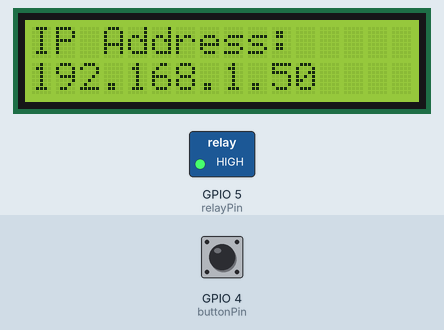
Bench run of a sketch on a simulated ESP32. On the bench: 16×2 character LCD, switched loads named in the sketch (green lamp = pin HIGH). Inputs (shaded band) come from the test bench; at power-on: GPIO 4 (buttonPin) HIGH. WiFi joins after 1.5 s; servers stay silent unless stated; what the sketch prints to the serial monitor is not drawn.

Above: at 1.7 s.
At 3.6 s:
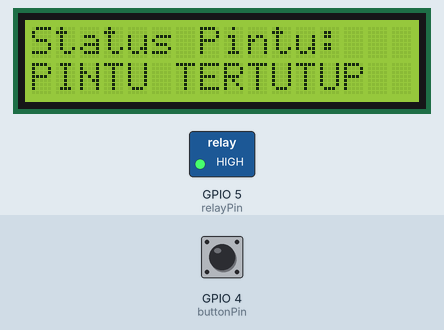
3.7 s: GPIO 4 (buttonPin) pulled LOW for 0.15 s
At 4.9 s:
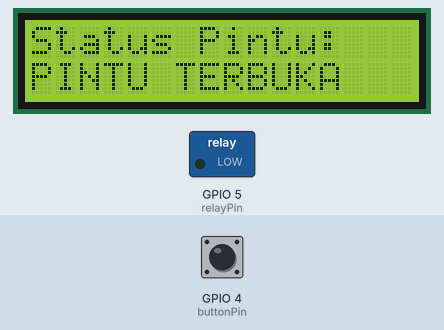
9.8 s: GPIO 4 (buttonPin) pulled LOW for 1 s
At 13.5 s:
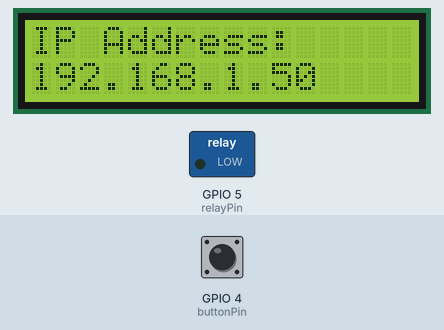
Timing chart, 0 to 16.4 s (numbered marks = the images above; inputs shaded):
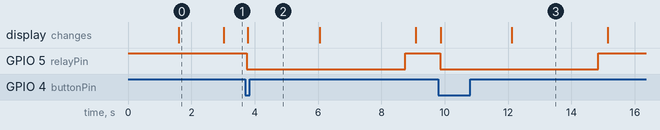

The sketch:

qr_fix_nian.ino
```cpp
#include <WiFi.h>
#include <WebServer.h>
#include <Wire.h>
#include <LiquidCrystal_I2C.h>

// === Konfigurasi WiFi ===
const char* ssid = "FRR";
const char* password = "Durengede7";

// === Web Server ===
WebServer server(80);
const int relayPin = 5;     // Pin relay
const int buttonPin = 4;    // Pin push button (gunakan GPIO4 misalnya)

// === LCD I2C ===
LiquidCrystal_I2C lcd(0x27, 16, 2);

// === Variabel status pintu ===
String doorStatus = "PINTU TERTUTUP";

// === Variabel untuk ganti tampilan LCD ===
unsigned long lastSwitchTime = 0;
bool showIP = true;

// === Variabel kontrol pintu non-blocking ===
bool doorOpen = false;
unsigned long doorOpenTime = 0;
const unsigned long doorOpenDuration = 5000; // 5 detik

// === Variabel tombol dengan debounce ===
bool buttonState = HIGH;        // state tombol stabil terakhir
bool lastStableState = HIGH;    // untuk deteksi perubahan
unsigned long lastDebounceTime = 0;
const unsigned long debounceDelay = 50; // 50 ms untuk filter bouncing

void showLCD() {
  lcd.clear();
  if (showIP) {
    lcd.setCursor(0, 0);
    lcd.print("IP Address:");
    lcd.setCursor(0, 1);
    lcd.print(WiFi.localIP().toString());
  } else {
    lcd.setCursor(0, 0);
    lcd.print("Status Pintu:");
    lcd.setCursor(0, 1);
    lcd.print(doorStatus);
  }
}

// Fungsi buka pintu (hanya jalan kalau pintu tertutup)
void bukaPintu(String source = "UNKNOWN") {
  if (doorOpen) {
    Serial.println("Request diabaikan, pintu masih terbuka (" + source + ")");
    return;
  }

  digitalWrite(relayPin, LOW); // Relay aktif (LOW)
  doorStatus = "PINTU TERBUKA";
  Serial.println("Buka Pintu via " + source);

  doorOpen = true;
  doorOpenTime = millis();
  showLCD();
}

void handleUnlock() {
  bukaPintu("WEB/QR");
  server.send(200, "text/plain", "Pintu Terbuka");
}

void setup() {
  Serial.begin(115200);

  pinMode(relayPin, OUTPUT);
  digitalWrite(relayPin, HIGH); // relay OFF (pintu tertutup)

  pinMode(buttonPin, INPUT_PULLUP); // tombol aktif LOW

  lcd.init();
  lcd.backlight();
  lcd.setCursor(0, 0);
  lcd.print("Menghubungkan...");

  WiFi.begin(ssid, password);
  Serial.print("Menghubungkan ke WiFi");
  while (WiFi.status() != WL_CONNECTED) {
    delay(500);
    Serial.print(".");
  }
  Serial.println("\nTerhubung ke WiFi");
  Serial.println(WiFi.localIP());

  showLCD();

  server.on("/unlock", handleUnlock);
  server.begin();
}

void loop() {
  server.handleClient();

  // Ganti tampilan LCD tiap 3 detik
  if (millis() - lastSwitchTime >= 3000) {
    showIP = !showIP;
    showLCD();
    lastSwitchTime = millis();
  }

  // === Tombol dengan debounce ===
  int reading = digitalRead(buttonPin);

  if (reading != buttonState) {
    lastDebounceTime = millis();  // reset timer saat ada perubahan
    buttonState = reading;        // simpan sementara (belum stabil)
  }

  if ((millis() - lastDebounceTime) > debounceDelay) {
    // jika state stabil berubah
    if (lastStableState != buttonState) {
      lastStableState = buttonState;

      // deteksi tombol ditekan (HIGH -> LOW)
      if (buttonState == LOW) {
        Serial.println("Tombol ditekan, membuka pintu");
        bukaPintu("BUTTON");
      }
    }
  }

  // === Tutup pintu otomatis setelah 5 detik ===
  if (doorOpen && millis() - doorOpenTime >= doorOpenDuration) {
    digitalWrite(relayPin, HIGH); // relay OFF
    doorStatus = "PINTU TERTUTUP";
    Serial.println(doorStatus);
    doorOpen = false;
    showLCD();
  }
}
```

Measured:
- after the input at 3.7 s, GPIO 5 (relayPin): HIGH → LOW after 0.05 s, → HIGH 5.0 s later; the display: changes after 0.08 s (image 2)
- after the input at 9.8 s, GPIO 5 (relayPin): HIGH → LOW after 0.05 s, → HIGH 5.0 s later; the display: first changes after 0.08 s (image 3 shows a later state)
- what the display in image 0 shows lasts 1.4 s, from 1.6 s to 3.0 s
